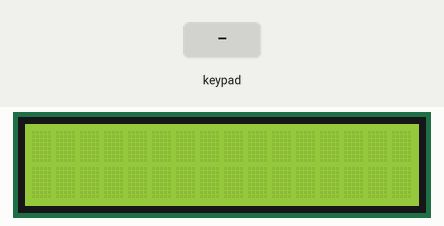
Simulated run of this sketch. Board: Arduino Uno, built with avr-gcc and run on an emulated ATmega328P. Parts: 16×2 character LCD. Inputs (shaded band) come from the test bench.

Above: at 1.2 s.
1.3 s: keypad keys 1 3 1 2 1 1 1 0 * pressed 0.4 s apart
At 5.9 s:
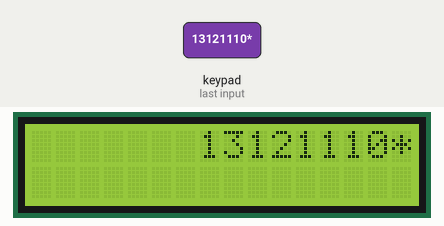
6.4 s: key '1' pressed
At 7.5 s:
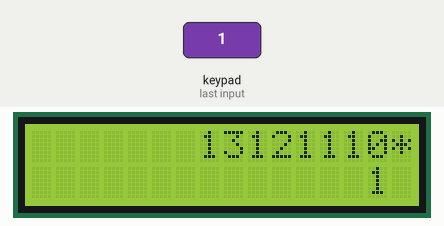
7.9 s: key '2' pressed
At 8.6 s:
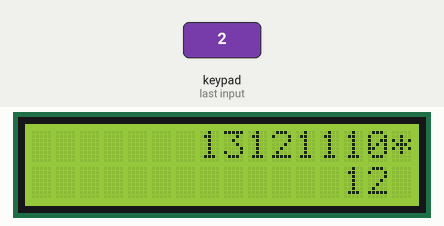
9.4 s: keypad keys 1 3 1 2 1 1 1 0 pressed 0.4 s apart
At 13.2 s:
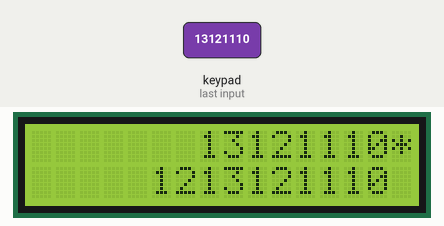
Timing chart, 0 to 14.7 s (numbered marks = the images above; inputs shaded):
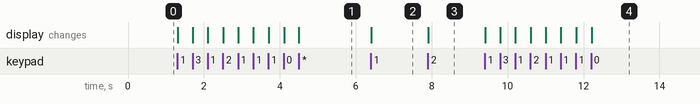

Measured:
- after the input at 1.3 s, the display: first changes at once (image 1 shows a later state)
- after the input at 6.4 s, the display: changes at once (image 2)
- after the input at 7.9 s, the display: changes at once (image 3)
- after the input at 9.4 s, the display: first changes at once (image 4 shows a later state)

The sketch:

Calculator.ino
```cpp
#include <LiquidCrystal.h>
#include <Keypad.h>

LiquidCrystal lcd(5,4,3,2,1,0);
const byte ROWS = 4;
const byte COLS = 4;
char Keys[ROWS][COLS] = {
  {'1','2','3','+'},
  {'4','5','6','-'},
  {'7','8','9','*'},
  {'%','0','=','/'}
};
byte rowPins[ROWS] =  {13,12,11,10};
byte colPins[COLS] =  {9, 8, 7, 6};
Keypad myKeypad = Keypad( makeKeymap(Keys), rowPins, colPins, ROWS, COLS);

boolean valOnePresent=false;
boolean next=false;
boolean final=false;
String num1,num2;
int ans;
char op;

void setup() {
  lcd.begin(16,2);
}

void loop() {
  char key=myKeypad.getKey();

  if(key!=NO_KEY&&(key=='1'||key=='2'||key=='3'||key=='4'||key=='5'||key=='6'||key=='7'||key=='8'||key=='9'||key=='0')){
    if(valOnePresent!=true){
      num1=num1+key;
      int numLength=num1.length();
      lcd.setCursor(15-numLength,0);
      lcd.print(num1);
    }
    else{
      num2=num2+key;
      int numLength=num2.length();
      lcd.setCursor(15-numLength,1);
      lcd.print(num2);
      final=true;
    }
  }
  else if(valOnePresent==false&&key!=NO_KEY&&(key=='/'||key=='*'||key=='+'||key=='-'||key=='%')){
    if (valOnePresent==false){
      valOnePresent=true;
      op=key;
      lcd.setCursor(15,0);
      lcd.print(op);
    }
  }
  else if(final==true&&key!=NO_KEY&&key=='='){
    if(op=='+'){
      ans=num1.toInt()+num2.toInt();
    }
    if(op=='-'){
      ans=num1.toInt()-num2.toInt();
    }
    if(op=='*'){
      ans=num1.toInt()*num2.toInt();
    }
    if(op=='%'){
      ans=num1.toInt()%num2.toInt();
    }
    lcd.clear();
    lcd.setCursor(15,0);
    lcd.autoscroll();
    lcd.print(ans);
    lcd.noAutoscroll();
  }
}
```
